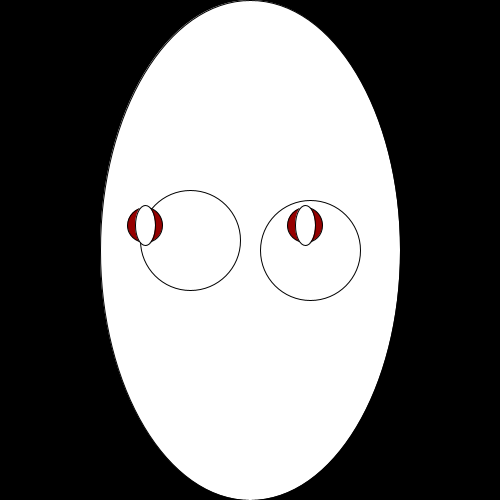
Frame 1 (no input)
Frame 60 (the mouse pressed at the canvas centre just before this capture): identical to frame 1, image omitted
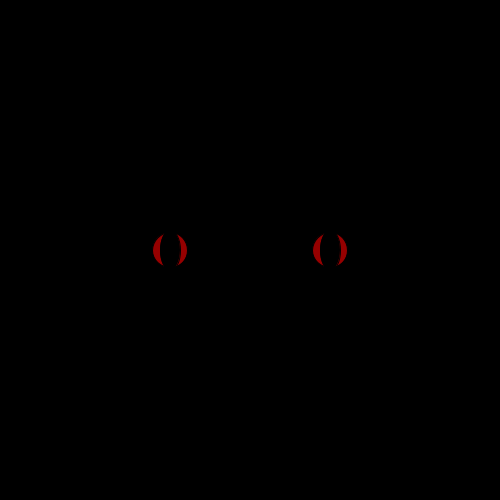
Frame 120 (the mouse held since frame 60 and released just before this capture)

The Processing sketch that drew these frames (run headless with seeded random() and noise(); from frame 60 on, the mouse is pressed at the canvas centre):

// Processing sketch: processing_95549
// ── processing_95549.pde

int x = 200;
int y = 200;
int z = 100;
int a = 20;
 
void setup() {
  size(500,500);
  smooth();
  ellipseMode(CENTER);
  frameRate(30);
}

void draw() {
  background(0);
 line(100,400,300,400);
 ellipse(250,250, 300, 500);
  ellipse(190, 240, z, z);
  ellipse(310, 250, z, z);
  
float x1 = map(mouseX, 0, width, 145, 195);
float y1 = map(mouseY, 0, height, 225, 275);
float x2 = map(mouseX, 0, width, 305, 355);
float y2 = map(mouseY, 0, height, 225, 275);
    
  fill(150, 0, 0);
  ellipse(x1, y1, 35, 35);
  ellipse(x2, y2, 35, 35);
    
  fill(255);
  ellipse(x1, y1, 10, 10);
  ellipse(x2, y2, 10, 10);
   if(mousePressed)                   
  fill(0);
  ellipse(x1, y1, 20, 40); 
  ellipse(x2, y2, 20, 40);

}

  
